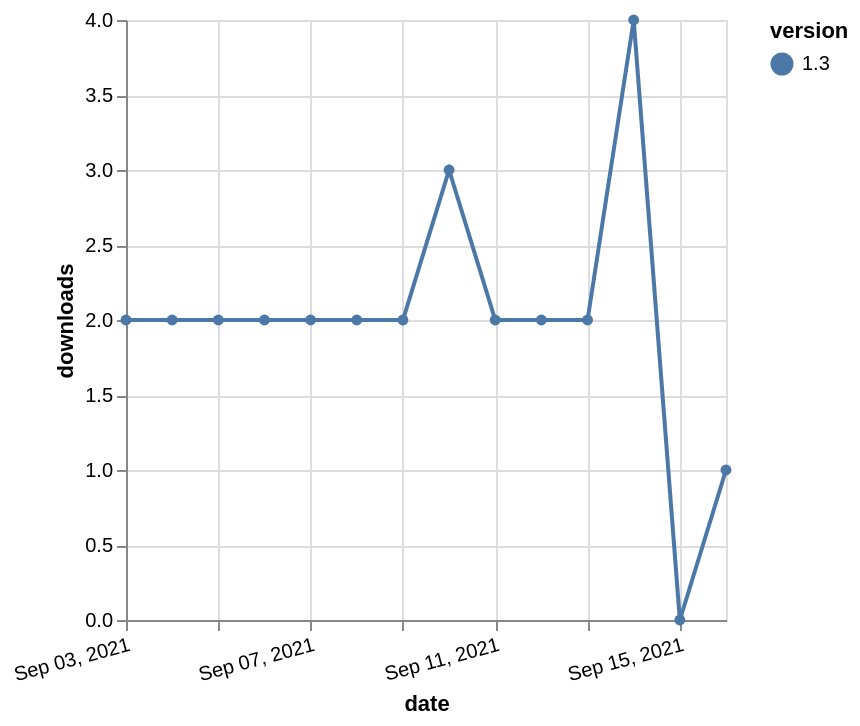

The Vega-Lite source for this figure:
### Vega-Lite specification from a JSON file in a GitHub repository (floating-point values rounded to 4 significant figures)
{"$schema": "https://vega.github.io/schema/vega-lite/v5.json", "description": "A simple bar chart with embedded data.", "data": {"values": [{"date": "2021-09-03", "total": 2691, "delta": 2, "version": "1.3"}, {"date": "2021-09-04", "total": 2693, "delta": 2, "version": "1.3"}, {"date": "2021-09-05", "total": 2695, "delta": 2, "version": "1.3"}, {"date": "2021-09-06", "total": 2697, "delta": 2, "version": "1.3"}, {"date": "2021-09-07", "total": 2699, "delta": 2, "version": "1.3"}, {"date": "2021-09-08", "total": 2701, "delta": 2, "version": "1.3"}, {"date": "2021-09-09", "total": 2703, "delta": 2, "version": "1.3"}, {"date": "2021-09-10", "total": 2706, "delta": 3, "version": "1.3"}, {"date": "2021-09-11", "total": 2708, "delta": 2, "version": "1.3"}, {"date": "2021-09-12", "total": 2710, "delta": 2, "version": "1.3"}, {"date": "2021-09-13", "total": 2712, "delta": 2, "version": "1.3"}, {"date": "2021-09-14", "total": 2716, "delta": 4, "version": "1.3"}, {"date": "2021-09-15", "total": 2716, "delta": 0, "version": "1.3"}, {"date": "2021-09-16", "total": 2717, "delta": 1, "version": "1.3"}]}, "width": "container", "mark": {"type": "line", "point": {"filled": true}}, "encoding": {"x": {"field": "date", "type": "temporal", "timeUnit": "yearmonthdate", "title": "date", "axis": {"labelAngle": -15}}, "y": {"field": "delta", "type": "quantitative", "title": "downloads"}, "color": {"field": "version", "type": "nominal"}, "tooltip": {"field": "delta"}}}
